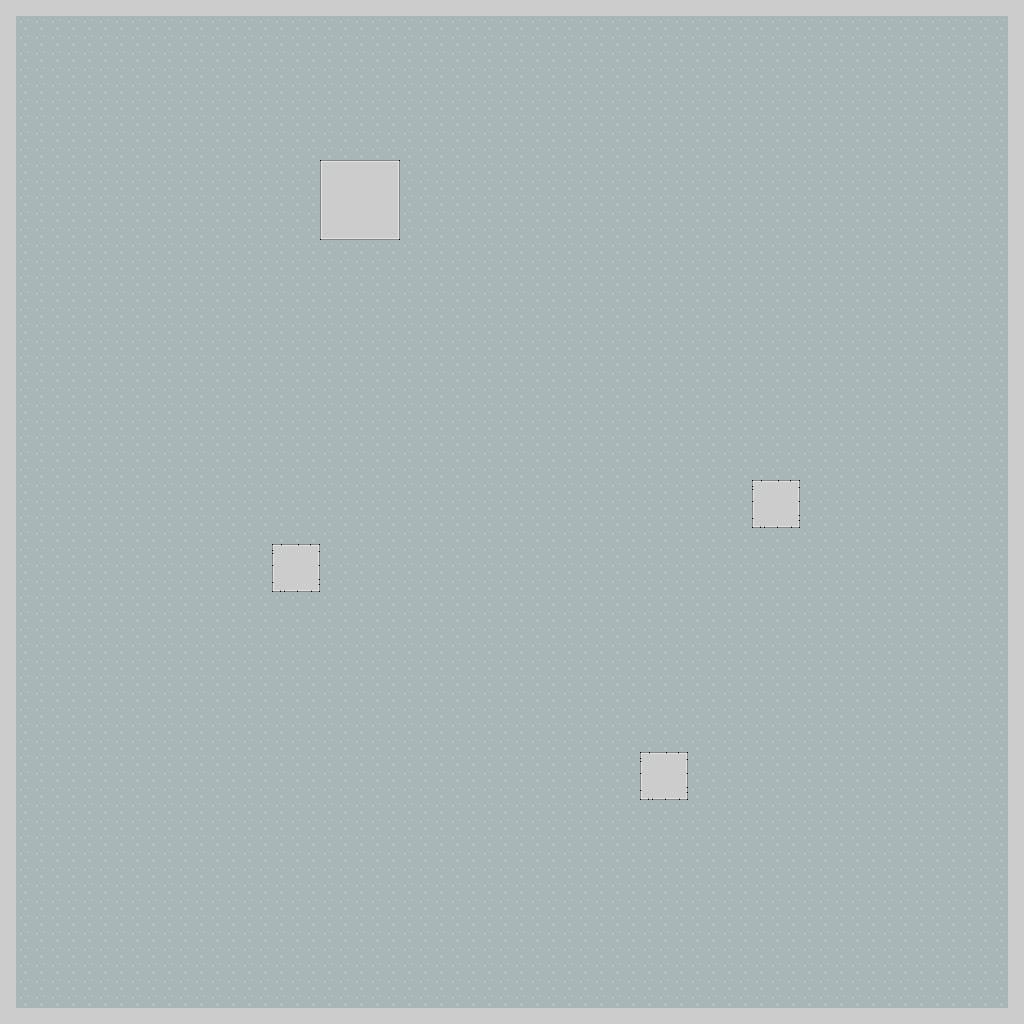

This is a level from a 2D game, rendered from its Tiled map with the project's own tilesets. A one-line summary and the map file follow, with tile-layer data summarised:
An orthogonal 64x64 tile map with 16x16 px tiles, 2 tile layers (Ground, Collidable).

<map version="1.10" tiledversion="1.10.2" orientation="orthogonal" renderorder="right-down" width="64" height="64" tilewidth="16" tileheight="16" infinite="0" nextlayerid="4" nextobjectid="1">
 <tileset firstgid="1" source="roguelikeSheet_transparent.tsx" />
 <layer id="1" name="Ground" width="64" height="64">
  <data>[4096 cells, 4096 non-empty, 21 distinct tile ids]</data>
 </layer>
 <layer id="3" name="Collidable" width="64" height="64">
  <data>[4096 cells, 252 non-empty, 1 distinct tile ids]</data>
 </layer>
</map>
